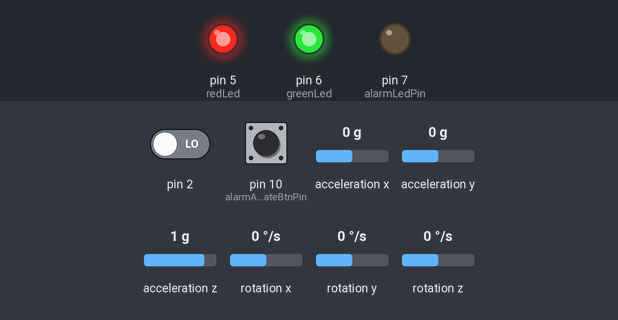
A sketch run on a simulated Arduino Uno, built with avr-gcc and run on an emulated ATmega328P. Parts: output pins drawn as LEDs (lit = HIGH). Dashed ring = blinking. The inputs (shaded band) are chosen by the test bench; at power-on: acceleration x 0 g, pin 10 (alarmActivateBtnPin) HIGH, pin 2 LOW, acceleration y 0 g, acceleration z 1 g, rotation x 0 °/s, rotation y 0 °/s, rotation z 0 °/s. The sensor or clock chip raises its interrupt line as the real part does; what the sketch prints to the serial monitor is not drawn.

Above: at 1.7 s.
1.8 s: acceleration x set to -0.2 g
3.3 s: acceleration x set to -0.5 g
At 3.35 s:
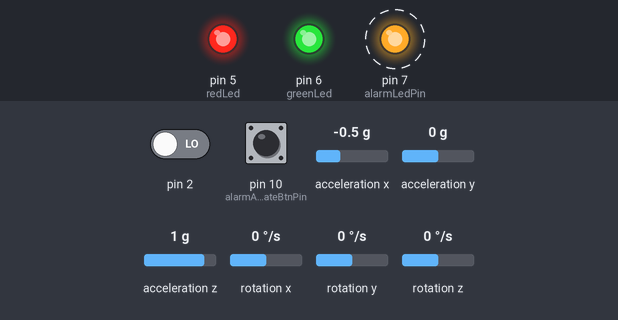
6.3 s: pin 10 (alarmActivateBtnPin) pulled LOW for 1 s
At 7.8 s:
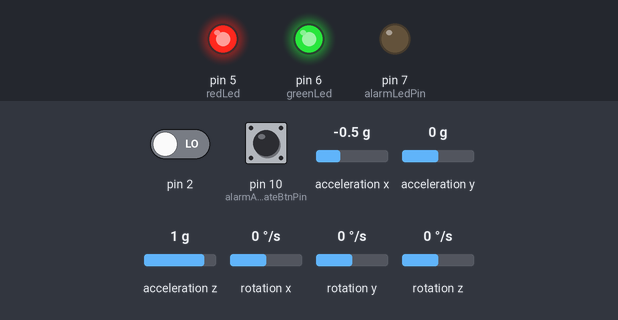
Timing chart, 0 to 9.3 s (numbered marks = the images above; inputs shaded):
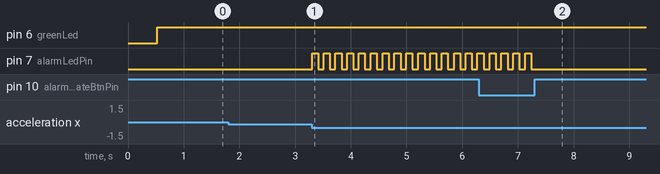

The sketch:

Alarmanlage.ino
```cpp
#include <EEPROMex.h>
#include "I2Cdev.h"
#include "Wire.h"
#include "MPU6050_6Axis_MotionApps20.h"

MPU6050 mpu;

static int alarmActivateBtnPin   = 10;   // Pin des Button zum aktivieren des Alarms
static int alarmLedPin           =  7;   // Pin der LED, die signalisiert das der Alarm ausgelöst wurde
int alarmLedState                = LOW;
long previousMillis              =  0;
const int blinkInterval          = 100;
static int redLed                = 5;
static int greenLed              = 6;
static byte tolerance            = 20;
bool alarmSystemArmed            = false;  // Alarmanlage scharfgeschaltet
bool DEBUGMODE                   = false;  // true = Meldungen über Serial ausgeben
int alarmActivateBtnPinState;
int lastAlarmActivateBtnPinState;


int savedValues[3];                     // Werte in EEPROM beim Scharfschalten der Alarmanlage


// MPU control/status vars
bool dmpReady = false;  // set true if DMP init was successful
uint8_t mpuIntStatus;   // holds actual interrupt status byte from MPU
uint8_t devStatus;      // return status after each device operation (0 = success, !0 = error)
uint16_t packetSize;    // expected DMP packet size (default is 42 bytes)
uint16_t fifoCount;     // count of all bytes currently in FIFO
uint8_t fifoBuffer[64]; // FIFO storage buffer

// orientation/motion vars
Quaternion q;           // [w, x, y, z]         quaternion container
VectorFloat gravity;    // [x, y, z]            gravity vector
float ypr[3];           // [yaw, pitch, roll]   yaw/pitch/roll container and gravity vector

int ax,ay,az=0;


volatile bool mpuInterrupt = false;     // indicates whether MPU interrupt pin has gone high


void dmpDataReady()
{
  mpuInterrupt = true;
}


void setup()
{
  Wire.begin();

  pinMode(redLed, OUTPUT);
  pinMode(greenLed, OUTPUT);
  pinMode(alarmActivateBtnPin, INPUT);
  pinMode(alarmLedPin, OUTPUT);

  digitalWrite(redLed, HIGH);

  Serial.begin(115200);
  Serial.println(F("Initializing I2C devices..."));
  mpu.initialize();

  Serial.println(F("Testing device connections..."));
  Serial.println(mpu.testConnection() ? F("MPU6050 connection successful") : F("MPU6050 connection failed"));

  Serial.println(F("Initializing DMP..."));
  devStatus = mpu.dmpInitialize();

  mpu.setXGyroOffset(30);//(220);
  mpu.setYGyroOffset(76);
  mpu.setZGyroOffset(0);//(-85);
  mpu.setZAccelOffset(1688);

  if (devStatus == 0)
  {
    Serial.println(F("Enabling DMP..."));
    mpu.setDMPEnabled(true);
    Serial.println(F("Enabling interrupt detection (Arduino external interrupt 0)..."));
    attachInterrupt(0, dmpDataReady, RISING);
    mpuIntStatus = mpu.getIntStatus();
    Serial.println(F("DMP ready! Waiting for first interrupt..."));
    dmpReady = true;

    packetSize = mpu.dmpGetFIFOPacketSize();
  }
  else
  {
    Serial.print(F("DMP Initialization failed (code "));
    Serial.print(devStatus);
    Serial.println(F(")"));
  }
}


void loop()
{
  getAccelgyroData(); //Werte des Gyrosensors abfragen


  alarmActivateBtnPinState    = digitalRead(alarmActivateBtnPin);

  //Alarmanlage scharf oder unscharf schalten
  if (alarmActivateBtnPinState != lastAlarmActivateBtnPinState)
  {
    if (alarmActivateBtnPinState == HIGH)
    {
      if (alarmSystemArmed == false) // Alarmanlage scharf schalten
      {
        if(DEBUGMODE) Serial.println(F("Save current position in EEPROM"));
        writePosToEEPROM(); // Aktuelle Position in EEPROM speichern
        if(DEBUGMODE) Serial.println(F("Alarm system is armed"));
        alarmSystemArmed = true;
        if(digitalRead(redLed == HIGH)) digitalWrite(redLed, LOW);
        digitalWrite(greenLed, HIGH);
      }
      else // Alarmanlage unscharf schalten
      {
        if(DEBUGMODE) Serial.println(F("Save current position in EEPROM"));
        writePosToEEPROM(); // Aktuelle Position in EEPROM speichern
        if(DEBUGMODE) Serial.println(F("Alarm system is disarmed"));
        alarmSystemArmed = false;

        if(digitalRead(greenLed == HIGH)) digitalWrite(greenLed, LOW);
        digitalWrite(redLed, HIGH);
        ledOff();
      }
    }
    lastAlarmActivateBtnPinState = alarmActivateBtnPinState;
  }


/***************************************************************************
  Wenn die Alarmanlage scharf geschaltet wurde,                            *
  prüfen ob die aktuelle Position des GyroSensors von der im EEPROM        *
  gespeicherte Position abweicht. Wenn diese abweicht dann Alarm auslösen  *
***************************************************************************/
  if(alarmSystemArmed)
  {
    alarmMode();
  }
}


/***********************************************************
  ALARMLED blinken lassen oder ALARMTON ausgeben,          *
  wenn sich Position des zu sichernden Gegenstands ändert  *
***********************************************************/
bool alarmMode()
{
  int sumSaved   = savedValues[0] + savedValues[1] + savedValues[2];
  int sumAktuell = ax + ay + az;

  if(sumAktuell < sumSaved - tolerance || sumAktuell > sumSaved + tolerance)
  {
    blinkLED();
  }
  else
  {
    if(alarmLedState == HIGH)
    {
       ledOff();
    }
  }
}


/**********************************
  Werte des Gyrosensors abfragen  *
**********************************/
void getAccelgyroData()
{
  if (!dmpReady) return;

  while (!mpuInterrupt && fifoCount < packetSize) { }

  mpuInterrupt = false;
  mpuIntStatus = mpu.getIntStatus();

  fifoCount = mpu.getFIFOCount();

  if ((mpuIntStatus & 0x10) || fifoCount == 1024) {
    mpu.resetFIFO();
    Serial.println(F("FIFO overflow!"));
  }
  else if (mpuIntStatus & 0x02) {
    while (fifoCount < packetSize) {
      fifoCount = mpu.getFIFOCount();
    }

    mpu.getFIFOBytes(fifoBuffer, packetSize);

    fifoCount -= packetSize;

    mpu.dmpGetQuaternion(&q, fifoBuffer);
    mpu.dmpGetGravity(&gravity, &q);
    mpu.dmpGetYawPitchRoll(ypr, &q, &gravity);

    ax = ypr[0] * 180/M_PI;
    ay = ypr[1] * 180/M_PI;
    az = ypr[2] * 180/M_PI;

    if(DEBUGMODE)
    {
      Serial.print("ypr\t");
      Serial.print(ax);
      Serial.print("\t");
      Serial.print(ay);
      Serial.print("\t");
      Serial.println(az);
    }
  }
}


void blinkLED()
{
  unsigned long currentMillis = millis();

  if(currentMillis - previousMillis > blinkInterval)
  {
    previousMillis = currentMillis;

    if (alarmLedState == LOW)
      alarmLedState = HIGH;
    else
      alarmLedState = LOW;

    digitalWrite(alarmLedPin, alarmLedState);
  }
}


void ledOff()
{
  alarmLedState = LOW;
  digitalWrite(alarmLedPin, alarmLedState);
}


void writePosToEEPROM()
{
  EEPROM.writeLong(0,ax);
  EEPROM.writeLong(4,ay);
  EEPROM.writeLong(8,az);

  savedValues[0] = ax;
  savedValues[1] = ay;
  savedValues[2] = az;
}


void readPosFromEEPROM()
{
  savedValues[0] = EEPROM.readLong(0);
  savedValues[1] = EEPROM.readLong(4);
  savedValues[2] = EEPROM.readLong(8);
}
```

Measured:
- the behaviour switches between -0.3 and -0.4 g on acceleration x (found by bisection; images 0 and 1)
- after the input at 1.8 s, every drawn part: stays the same
- after the input at 3.3 s, pin 7 (alarmLedPin): alternates HIGH for 0.11 s and LOW for 0.10 s, starting at once
- after the input at 6.3 s, pin 7 (alarmLedPin): goes on until 7.2 s, then stays LOW
